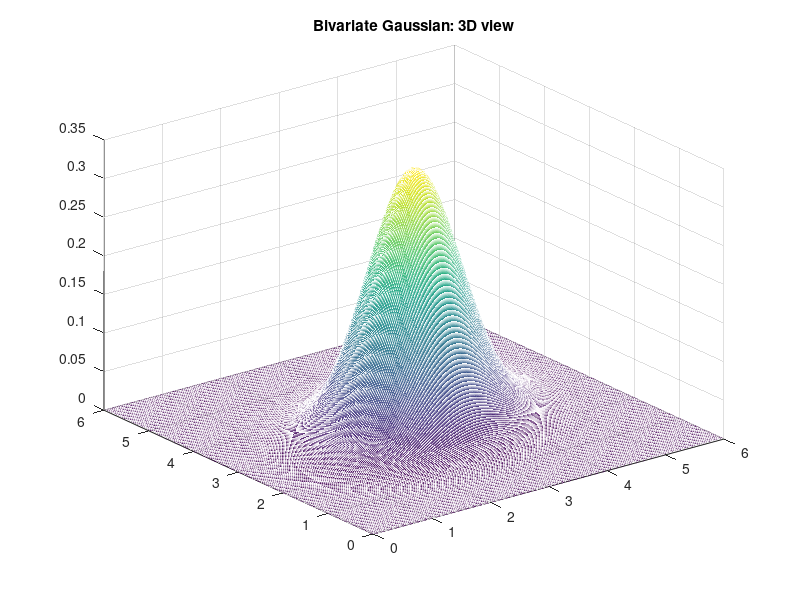
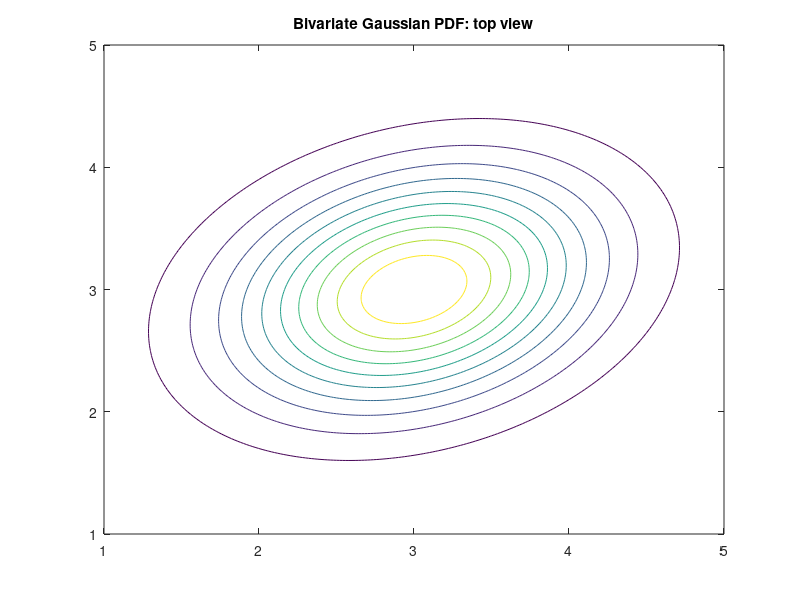

The MATLAB source for these figures, in order:
% Bivariate normal PDF
x1=0:0.02:6;
x2=0:0.02:6;
N=length(x1);

%the PDF
mu1=3; mu2=3;
C=[0.4 0.1;
0.1 0.6];
D=det(C);
K=1/(2*pi*sqrt(D)); Q=(C(1,1)*C(2,2))/(2*D);
ypdf=zeros(N,N); %space for the PDF

for ni=1:N
    for nj=1:N
        aux1=(((x1(ni)-mu1)^2)/C(1,1))+...
        +(((x2(nj)-mu2)^2)/C(2,2))...
        -(((x1(ni)-mu1).*(x2(nj)-mu2)/C(1,2)*C(2,1)));
        ypdf(ni,nj)= K*exp(-Q*aux1);
    end
end

%display
figure(1)
mesh(x1,x2,ypdf);
title('Bivariate Gaussian: 3D view');
figure(2)
contour(x1,x2,ypdf);
axis([1 5 1 5]);
title('Bivariate Gaussian PDF: top view');
